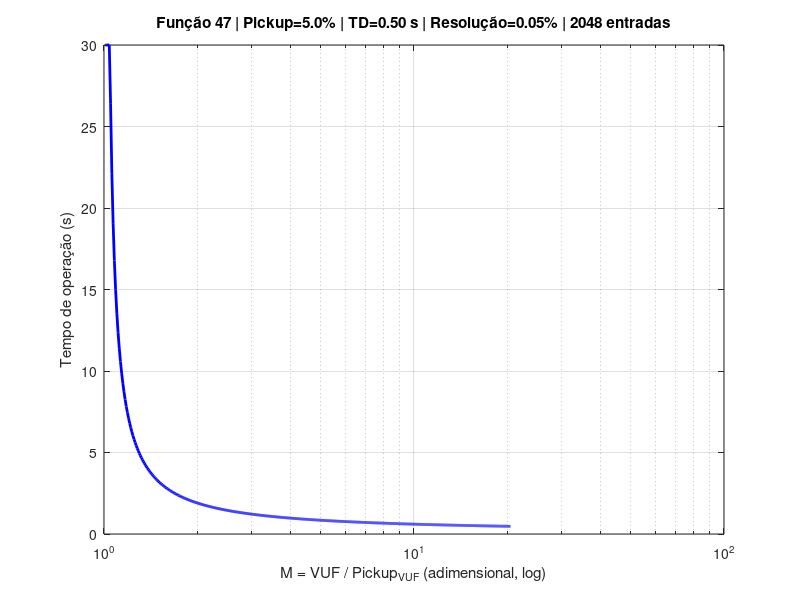

The MATLAB script that drew this image: (Note: this script raises an error after producing the figure.)
%% ================================================================
%  CURVA 47 / VUF (IEEE C37.112): Geração de LUT (2048 entradas)
%  Endereço : VUF em cinquentavos de porcento (0 = 0.00%, 2047 = 102.35%)
%             Resolução: 0.05% por passo → compatível com blk_mem_gen_0 (11 bits)
%  Dado     : Tempo de operação em ms (20 bits, uint32)
%  Saída    : lut_47.coe  (Xilinx Block Memory Generator – mesmo formato da 51)
%             lut_47.mem  (formato $readmemh)
% ================================================================
clear; close all; clc;

%% --------- ENTRADAS DO USUÁRIO ---------------------------------
TD          = 0.5;      % Time Dial (segundos)
Pickup_VUF  = 5.0;      % Pickup em % (ex: 5.0 = 5%)
tmin_ms     = 10;       % Limite inferior de tempo (ms)
tmax_ms     = 30000;    % Limite superior / valor para M <= 1 (ms)

% Constantes IEEE C37.112 - Moderadamente Inversa
A = 0.0515;
B = 0.1140;
p = 0.02;

%% --------- EIXO DE VUF (11 bits, resolução 0.05%) --------------
DEPTH   = 2048;                         % 2^11 entradas — igual ao blk_mem_gen_0 da função 51
WIDTH   = 20;                           % bits por palavra
STEP    = 0.05;                         % resolução em % por endereço

idx_vec  = (0 : DEPTH-1);              % índices 0..2047
VUF_vec  = idx_vec * STEP;             % VUF em % (0.00% .. 102.35%)
M        = VUF_vec / max(Pickup_VUF, 0.001); % M = VUF / Pickup (evita /0)

%% --------- CÁLCULO DO TEMPO ------------------------------------
idx_act  = (M > 1);
denom    = (M(idx_act).^p) - 1.0;
t_s      = zeros(1, DEPTH);
t_s(idx_act) = TD * (A ./ denom + B);  % T = TD*(A/(M^p-1) + B)

t_ms           = t_s * 1000;
t_ms(idx_act)  = max(t_ms(idx_act), tmin_ms);
t_ms(idx_act)  = min(t_ms(idx_act), tmax_ms);
t_ms(~idx_act) = tmax_ms;              % abaixo do pickup → tmax

%% --------- QUANTIZAÇÃO -----------------------------------------
lut = uint32(round(t_ms));
lut = min(lut, uint32(2^WIDTH - 1));   % clamp em 20 bits

%% --------- ARQUIVO .MEM (formato $readmemh) --------------------
fid = fopen('lut_47.mem', 'w');
fprintf(fid, '%05X\n', lut);
fclose(fid);
fprintf('Arquivo lut_47.mem gerado (%d entradas x %d bits, passo=%.2f%%).\n', DEPTH, WIDTH, STEP);

%% --------- ARQUIVO .COE (Xilinx Block Memory Generator) --------
fid = fopen('lut_47.coe', 'w');
fprintf(fid, 'memory_initialization_radix=16;\n');
fprintf(fid, 'memory_initialization_vector=\n');
for i = 1:DEPTH
    sep = ',';
    if i == DEPTH, sep = ';'; end
    fprintf(fid, '%05X%s\n', lut(i), sep);
end
fclose(fid);
fprintf('Arquivo lut_47.coe gerado — carregar na porta B do blk_mem_gen_0 existente.\n');

%% --------- RELATÓRIO -------------------------------------------
fprintf('\n--- Pickup = %.1f%% | TD = %.2f s | Resolução = %.2f%% ---\n', ...
    Pickup_VUF, TD, STEP);
fprintf('%-12s %-8s %-10s %-15s\n', 'VUF (%)', 'Endereço', 'M', 'Tempo (ms)');
for vuf_ex = [Pickup_VUF*1.05, Pickup_VUF*1.1, Pickup_VUF*1.5, ...
              Pickup_VUF*2, Pickup_VUF*5, Pickup_VUF*10]
    addr = round(vuf_ex / STEP);
    if addr >= 1 && addr <= DEPTH
        fprintf('%-12.2f %-8d %-10.3f %-15d\n', ...
            vuf_ex, addr, vuf_ex/Pickup_VUF, lut(addr+1));
    end
end

%% --------- GRÁFICOS --------------------------------------------
figure('Name', 'LUT 47 - Curva de Temporização');
VUF_plot = VUF_vec(idx_act);
T_plot   = t_ms(idx_act);
semilogx(VUF_plot / Pickup_VUF, T_plot / 1000, 'b-', 'LineWidth', 2);
grid on;
xlabel('M = VUF / Pickup_{VUF} (adimensional, log)');
ylabel('Tempo de operação (s)');
title(sprintf('Função 47 | Pickup=%.1f%% | TD=%.2f s | Resolução=%.2f%% | 2048 entradas', ...
    Pickup_VUF, TD, STEP));
xline(1, '--r', 'Pickup', 'LabelVerticalAlignment', 'bottom');

figure('Name', 'LUT Completa (0..2047 endereços)');
plot(VUF_vec, double(lut) / 1000, 'LineWidth', 1.5);
grid on;
xlabel(sprintf('VUF (%%) — Endereço × %.2f', STEP));
ylabel('Tempo (s)');
title('LUT 47 completa — valores armazenados na BRAM (2048 × 20b)');
xline(Pickup_VUF, '--r', sprintf('Pickup = %.1f%%', Pickup_VUF), ...
    'LabelVerticalAlignment', 'bottom');
